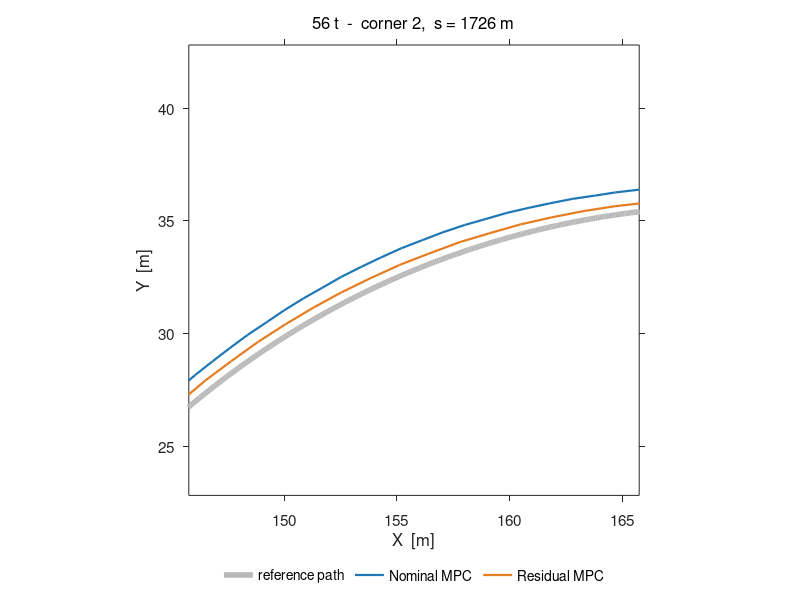

This chart was generated by the following MATLAB code:
% 급코너에서의 참조 경로 vs 주행 궤적 - nominal MPC / residual MPC
%
% 기본은 **한 칸**만 그린다: 56 t, 지도(X, Y) 확대.
% 상단 설정으로 적재와 표시 내용을 바꾼다.
%
%   SHOW = 'map'   전역 좌표 (X, Y) 한 칸   <- 기본. 참조 경로가 원래 곡선 그대로
%   SHOW = 'n'     경로 좌표 (s, n) 한 칸   <- 참조 경로가 n=0 직선. 차이가 가장 뚜렷
%   SHOW = 'both'  둘 다 (1 x 2)
%   MASS_T = 56    32 또는 56
%
% 지도 칸에서 창 반폭(HALF_MAP)을 얼마로 두느냐가 관건이다. R=37.8 m 코너에서:
%
%     반폭   창 폭   경로 휨   최대 편차   편차/창폭
%      55 m  110 m   33.5 m    1.12 m      1.0%   <- 편차가 안 보인다
%      25 m   50 m    8.0 m    1.12 m      2.2%
%      10 m   20 m    1.3 m    1.12 m      5.6%   <- 휨과 편차가 비슷. 둘 다 보인다
%       5 m   10 m    0.3 m    1.12 m     11.2%   <- 편차는 잘 보이나 곡선이 사라진다
%
% 경로 좌표가 왜 정직한가. 가로축 s(진행 거리)와 세로축 n(횡편차)은 서로 다른
% 물리량이라 눈금 간격이 달라도 된다(시간-속도 그래프와 같은 이치). 그래서 축
% 값을 **실제 미터**로 두고도 1 m 편차가 칸을 가득 채운다. 참조 경로는 n=0 인
% 가로 직선이 된다. n > 0 = 진행방향 기준 왼쪽.
%
% 지도(X, Y)는 두 축이 같은 물리량이라 axis equal 을 지켜야 하고, 그래서
% 2,546 m 트랙 위의 1 m 편차는 창 폭의 1% 로 작게 보인다. 지도에서 편차만 K 배
% 늘리는 방법은 한 그림에 두 배율이 섞여(진행 방향 x1, 수직 방향 xK) 어떤 축
% 눈금을 붙여도 한쪽이 틀리므로 쓰지 않는다.
%
% 주행: Q_n=1e-4, v=10, Hockenheim 건조.
%       잔차 주행은 solve 109 ms 시절이라 실제 제어율이 6.5 Hz 다 (nominal 10 Hz).
%
% 데이터: fig_track_compare.mat  (results/track_compare.py 가 생성)
% 실행:   results/matlab/ 폴더 안에서 `plot_track_compare`
% 요구:   base MATLAB 만 (툴박스 불필요). R2013a 이상.

clear; close all
load('fig_track_compare.mat')

MASS_T   = 56;           % 32 또는 56
CORNER   = 2;            % 1 = s 1232 m,  2 = s 1726 m (차이가 가장 큰 코너)
SHOW     = 'map';        % 'map' | 'n' | 'both'
HALF_MAP = 10;           % 지도 칸 창 반폭 [m]
HALF_N   = zoom_half;    % 경로좌표 칸 창 반폭 [m] (기본 55)

REF  = [0.72 0.72 0.72];
NOM  = [0.12 0.47 0.71];
RES  = [0.90 0.49 0.13];

mi = find(mass == MASS_T, 1);   % i 는 허수 단위와 겹치므로 쓰지 않는다
if isempty(mi), error('MASS_T 는 %d 또는 %d 여야 한다', mass(1), mass(2)); end
zs = zoom_s(CORNER);
cx = zoom_xy(CORNER,1);  cy = zoom_xy(CORNER,2);

%% ---- 수치 표 (명령창) — 모든 조건을 출력한다 ----
fprintf('\n=== Corner window comparison (window = s +- %.0f m) ===\n', zoom_half);
fprintf('%7s %5s %14s %12s %12s\n','corner','mass','controller','RMS |n| [m]','max |n| [m]');
for z = 1:numel(zoom_s)
    for a = 1:numel(mass)
        for k = 1:2
            fprintf('%7d %4dt %14s %12.3f %12.3f\n', z, mass(a), variant{k}, ...
                    corner_stat(a,k,z,1), corner_stat(a,k,z,2));
        end
    end
end
fprintf(['\nWhole-lap corner RMS (|kappa| >= 0.02): ' ...
         'nominal %.3f / %.3f,  residual %.3f / %.3f  (32t / 56t)\n'], ...
        met(1,1,2), met(2,1,2), met(1,2,2), met(2,2,2));
fprintf('Residual runs were at 6.5 Hz (pre solver fix), nominal at 10 Hz.\n\n');

%% ---- 그림 ----
xn = traj_x{mi,1};  yn = traj_y{mi,1};   sn = traj_s{mi,1};  nn = traj_n{mi,1};
xr = traj_x{mi,2};  yr = traj_y{mi,2};   sr = traj_s{mi,2};  nr = traj_n{mi,2};

switch lower(SHOW)
    case 'n',    panels = {'n'};            W = 620;
    case 'map',  panels = {'map'};          W = 560;
    otherwise,   panels = {'map','n'};      W = 1120;
end
figure('Color','w','Position',[80 80 W 520])

for pIdx = 1:numel(panels)
    if numel(panels) > 1, subplot(1,2,pIdx); end
    hold on

    if strcmp(panels{pIdx}, 'map')
        % --- 전역 좌표 (지도). 축 비율 1:1 필수 ---
        % 참조 경로가 원래 곡선 그대로 나온다. 다만 1 m 편차를 보려면 창을
        % 좁혀야 한다. R=37.8 m 코너에서 반폭 10 m 면 경로 휨(1.32 m)과 최대
        % 편차(1.12 m)가 비슷해 둘 다 보인다. 55 m 로 두면 편차가 창 폭의 1% 라
        % 안 보이고, 5 m 로 줄이면 편차는 잘 보이나 곡선이 거의 직선이 된다.
        HALF = HALF_MAP;
        box on; set(gca,'FontSize',11,'TickDir','out')
        p0 = plot(ref_x, ref_y, '-', 'Color', REF, 'LineWidth', 4);
        p1 = plot(xn, yn, '-', 'Color', NOM, 'LineWidth', 1.6);
        p2 = plot(xr, yr, '-', 'Color', RES, 'LineWidth', 1.6);
        axis equal
        xlim([cx-HALF cx+HALF]); ylim([cy-HALF cy+HALF]);
        legend([p0 p1 p2], {'reference path','Nominal MPC','Residual MPC'}, ...
               'Location','southoutside','Orientation','horizontal', ...
               'Box','off','FontSize',10);
        xlabel('X  [m]'); ylabel('Y  [m]')
        title(sprintf('%d t  -  corner %d,  s = %.0f m', MASS_T, CORNER, zs), ...
              'FontSize',12,'FontWeight','normal')
    else
        % --- 경로 좌표 (s, n). 축 값은 실제 미터 ---
        HALF = HALF_N;
        box off
        set(gca,'FontSize',11,'TickDir','out','XGrid','on','YGrid','on', ...
                'GridColor',[.85 .85 .85],'GridAlpha',1,'Layer','bottom')
        wn = abs(sn - zs) <= HALF;   wr = abs(sr - zs) <= HALF;
        nv = [nn(wn), nr(wr)];
        ylo = min(nv);  yhi = max(nv);
        pad = max((yhi - ylo) * 0.28, 0.05);
        ylo = min(ylo, 0) - pad;   yhi = max(yhi, 0) + pad;

        % 급코너 구간(|kappa| >= 0.02, R <= 50 m) 음영
        wk = (ref_s >= zs-HALF) & (ref_s <= zs+HALF) & (abs(ref_kappa) >= 0.02);
        if any(wk)
            k1 = min(ref_s(wk));  k2 = max(ref_s(wk));
            patch([k1 k2 k2 k1], [ylo ylo yhi yhi], [0.94 0.94 0.94], ...
                  'EdgeColor','none');
            text((k1+k2)/2, ylo + (yhi-ylo)*0.94, 'sharp corner', ...
                 'HorizontalAlignment','center','FontSize',9,'Color',[0.55 0.55 0.55]);
        end

        q0 = plot([zs-HALF zs+HALF], [0 0], '-', 'Color', REF, 'LineWidth', 3);
        q1 = plot(sn(wn), nn(wn), '-', 'Color', NOM, 'LineWidth', 2);
        q2 = plot(sr(wr), nr(wr), '-', 'Color', RES, 'LineWidth', 2);
        legend([q0 q1 q2], {'reference path  (n = 0)','Nominal MPC','Residual MPC'}, ...
               'Location','southoutside','Orientation','horizontal', ...
               'Box','off','FontSize',10);
        text(zs-HALF*0.95, ylo + (yhi-ylo)*0.10, ...
             sprintf('RMS  %.3f  vs  %.3f m      max  %.3f  vs  %.3f m', ...
                     corner_stat(mi,1,CORNER,1), corner_stat(mi,2,CORNER,1), ...
                     corner_stat(mi,1,CORNER,2), corner_stat(mi,2,CORNER,2)), ...
             'FontSize',9.5,'Color',[0.3 0.3 0.3]);
        xlim([zs-HALF zs+HALF]); ylim([ylo yhi])
        xlabel('Path distance  s  [m]')
        ylabel('Lateral deviation  n  [m]')
        title(sprintf('%d t  -  lateral deviation  (corner %d, s = %.0f m)', ...
              MASS_T, CORNER, zs), 'FontSize',12,'FontWeight','normal')
    end
end
